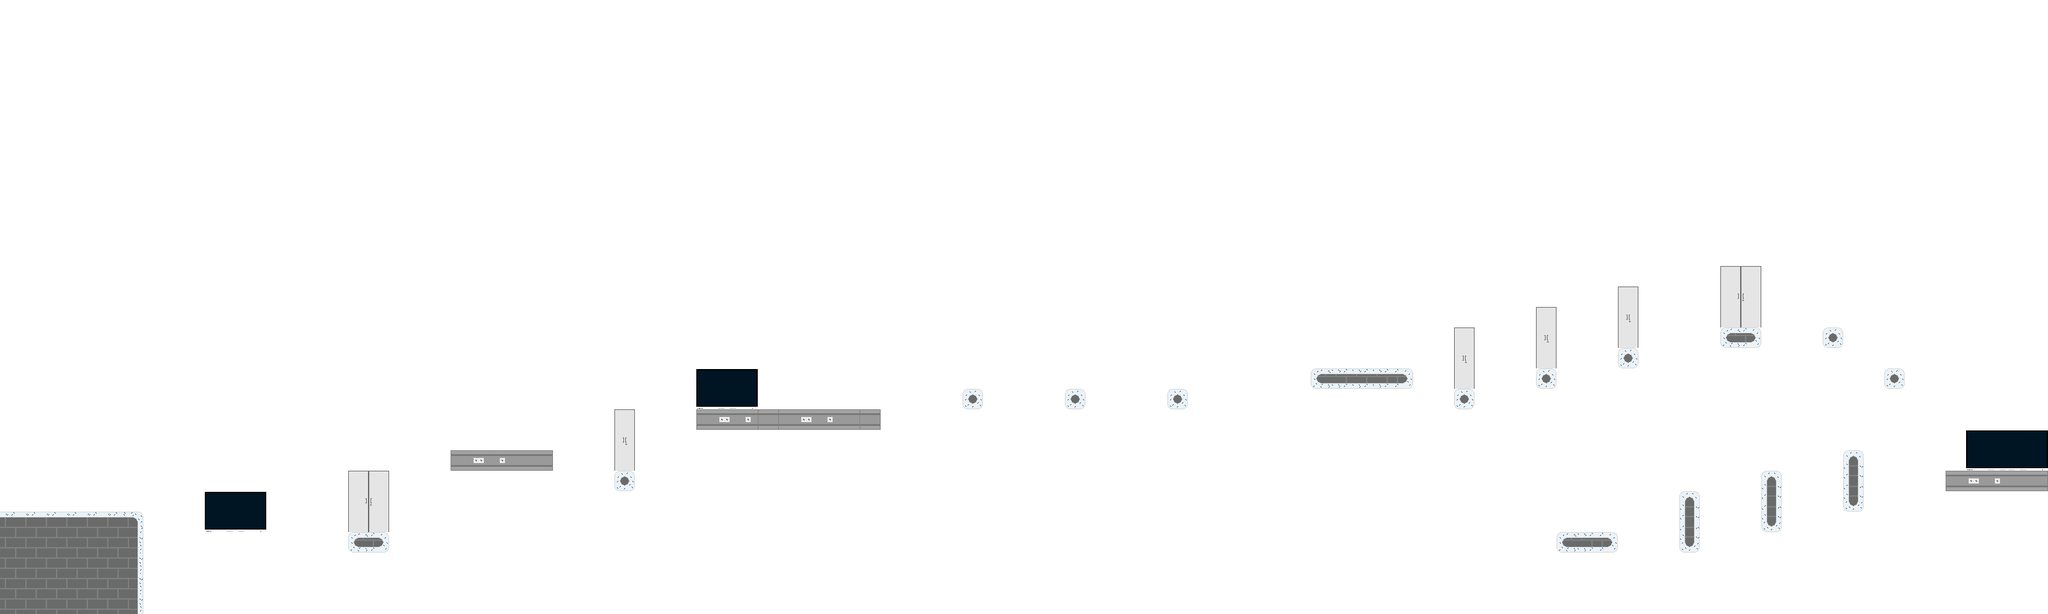

A 2D game scene composited from a Tiled map and its tileset images. What follows is a short description and the map's XML, with every tile layer's data as written:
An orthogonal 100x30 tile map with 32x32 px tiles, 1 tile layer (Terrain), 1 image layer.

<map version="1.10" tiledversion="1.11.0" orientation="orthogonal" renderorder="right-down" width="100" height="30" tilewidth="32" tileheight="32" infinite="0" nextlayerid="3" nextobjectid="1">
 <tileset firstgid="1" source="../tsx/labs_tiles.tsx" />
 <imagelayer id="2" name="Image Layer 1">
  <image source="../../graphics/Background/normal background.png" width="3200" height="960" />
 </imagelayer>
 <layer id="1" name="Terrain" width="100" height="30">
  <data encoding="csv">
0,0,0,0,0,0,0,0,0,0,0,0,0,0,0,0,0,0,0,0,0,0,0,0,0,0,0,0,0,0,0,0,0,0,0,0,0,0,0,0,0,0,0,0,0,0,0,0,0,0,0,0,0,0,0,0,0,0,0,0,0,0,0,0,0,0,0,0,0,0,0,0,0,0,0,0,0,0,0,0,0,0,0,0,0,0,0,0,0,0,0,0,0,0,0,0,0,0,0,0,
0,0,0,0,0,0,0,0,0,0,0,0,0,0,0,0,0,0,0,0,0,0,0,0,0,0,0,0,0,0,0,0,0,0,0,0,0,0,0,0,0,0,0,0,0,0,0,0,0,0,0,0,0,0,0,0,0,0,0,0,0,0,0,0,0,0,0,0,0,0,0,0,0,0,0,0,0,0,0,0,0,0,0,0,0,0,0,0,0,0,0,0,0,0,0,0,0,0,0,0,
0,0,0,0,0,0,0,0,0,0,0,0,0,0,0,0,0,0,0,0,0,0,0,0,0,0,0,0,0,0,0,0,0,0,0,0,0,0,0,0,0,0,0,0,0,0,0,0,0,0,0,0,0,0,0,0,0,0,0,0,0,0,0,0,0,0,0,0,0,0,0,0,0,0,0,0,0,0,0,0,0,0,0,0,0,0,0,0,0,0,0,0,0,0,0,0,0,0,0,0,
0,0,0,0,0,0,0,0,0,0,0,0,0,0,0,0,0,0,0,0,0,0,0,0,0,0,0,0,0,0,0,0,0,0,0,0,0,0,0,0,0,0,0,0,0,0,0,0,0,0,0,0,0,0,0,0,0,0,0,0,0,0,0,0,0,0,0,0,0,0,0,0,0,0,0,0,0,0,0,0,0,0,0,0,0,0,0,0,0,0,0,0,0,0,0,0,0,0,0,0,
0,0,0,0,0,0,0,0,0,0,0,0,0,0,0,0,0,0,0,0,0,0,0,0,0,0,0,0,0,0,0,0,0,0,0,0,0,0,0,0,0,0,0,0,0,0,0,0,0,0,0,0,0,0,0,0,0,0,0,0,0,0,0,0,0,0,0,0,0,0,0,0,0,0,0,0,0,0,0,0,0,0,0,0,0,0,0,0,0,0,0,0,0,0,0,0,0,0,0,0,
0,0,0,0,0,0,0,0,0,0,0,0,0,0,0,0,0,0,0,0,0,0,0,0,0,0,0,0,0,0,0,0,0,0,0,0,0,0,0,0,0,0,0,0,0,0,0,0,0,0,0,0,0,0,0,0,0,0,0,0,0,0,0,0,0,0,0,0,0,0,0,0,0,0,0,0,0,0,0,0,0,0,0,0,0,0,0,0,0,0,0,0,0,0,0,0,0,0,0,0,
0,0,0,0,0,0,0,0,0,0,0,0,0,0,0,0,0,0,0,0,0,0,0,0,0,0,0,0,0,0,0,0,0,0,0,0,0,0,0,0,0,0,0,0,0,0,0,0,0,0,0,0,0,0,0,0,0,0,0,0,0,0,0,0,0,0,0,0,0,0,0,0,0,0,0,0,0,0,0,0,0,0,0,0,0,0,0,0,0,0,0,0,0,0,0,0,0,0,0,0,
0,0,0,0,0,0,0,0,0,0,0,0,0,0,0,0,0,0,0,0,0,0,0,0,0,0,0,0,0,0,0,0,0,0,0,0,0,0,0,0,0,0,0,0,0,0,0,0,0,0,0,0,0,0,0,0,0,0,0,0,0,0,0,0,0,0,0,0,0,0,0,0,0,0,0,0,0,0,0,0,0,0,0,0,0,0,0,0,0,0,0,0,0,0,0,0,0,0,0,0,
0,0,0,0,0,0,0,0,0,0,0,0,0,0,0,0,0,0,0,0,0,0,0,0,0,0,0,0,0,0,0,0,0,0,0,0,0,0,0,0,0,0,0,0,0,0,0,0,0,0,0,0,0,0,0,0,0,0,0,0,0,0,0,0,0,0,0,0,0,0,0,0,0,0,0,0,0,0,0,0,0,0,0,0,0,0,0,0,0,0,0,0,0,0,0,0,0,0,0,0,
0,0,0,0,0,0,0,0,0,0,0,0,0,0,0,0,0,0,0,0,0,0,0,0,0,0,0,0,0,0,0,0,0,0,0,0,0,0,0,0,0,0,0,0,0,0,0,0,0,0,0,0,0,0,0,0,0,0,0,0,0,0,0,0,0,0,0,0,0,0,0,0,0,0,0,0,0,0,0,0,0,0,0,0,0,0,0,0,0,0,0,0,0,0,0,0,0,0,0,0,
0,0,0,0,0,0,0,0,0,0,0,0,0,0,0,0,0,0,0,0,0,0,0,0,0,0,0,0,0,0,0,0,0,0,0,0,0,0,0,0,0,0,0,0,0,0,0,0,0,0,0,0,0,0,0,0,0,0,0,0,0,0,0,0,0,0,0,0,0,0,0,0,0,0,0,0,0,0,0,0,0,0,0,0,0,0,0,0,0,0,0,0,0,0,0,0,0,0,0,0,
0,0,0,0,0,0,0,0,0,0,0,0,0,0,0,0,0,0,0,0,0,0,0,0,0,0,0,0,0,0,0,0,0,0,0,0,0,0,0,0,0,0,0,0,0,0,0,0,0,0,0,0,0,0,0,0,0,0,0,0,0,0,0,0,0,0,0,0,0,0,0,0,0,0,0,0,0,0,0,0,0,0,0,0,0,0,0,0,0,0,0,0,0,0,0,0,0,0,0,0,
0,0,0,0,0,0,0,0,0,0,0,0,0,0,0,0,0,0,0,0,0,0,0,0,0,0,0,0,0,0,0,0,0,0,0,0,0,0,0,0,0,0,0,0,0,0,0,0,0,0,0,0,0,0,0,0,0,0,0,0,0,0,0,0,0,0,0,0,0,0,0,0,0,0,0,0,0,0,0,0,0,0,0,0,0,0,0,0,0,0,0,0,0,0,0,0,0,0,0,0,
0,0,0,0,0,0,0,0,0,0,0,0,0,0,0,0,0,0,0,0,0,0,0,0,0,0,0,0,0,0,0,0,0,0,0,0,0,0,0,0,0,0,0,0,0,0,0,0,0,0,0,0,0,0,0,0,0,0,0,0,0,0,0,0,0,0,0,0,0,0,0,0,0,0,0,0,0,0,0,0,0,0,0,0,15,15,0,0,0,0,0,0,0,0,0,0,0,0,0,0,
0,0,0,0,0,0,0,0,0,0,0,0,0,0,0,0,0,0,0,0,0,0,0,0,0,0,0,0,0,0,0,0,0,0,0,0,0,0,0,0,0,0,0,0,0,0,0,0,0,0,0,0,0,0,0,0,0,0,0,0,0,0,0,0,0,0,0,0,0,0,0,0,0,0,0,0,0,0,0,15,0,0,0,0,41,42,0,0,0,0,0,0,0,0,0,0,0,0,0,0,
0,0,0,0,0,0,0,0,0,0,0,0,0,0,0,0,0,0,0,0,0,0,0,0,0,0,0,0,0,0,0,0,0,0,0,0,0,0,0,0,0,0,0,0,0,0,0,0,0,0,0,0,0,0,0,0,0,0,0,0,0,0,0,0,0,0,0,0,0,0,0,0,0,0,0,15,0,0,0,24,0,0,0,0,33,33,0,0,0,0,0,0,0,0,0,0,0,0,0,0,
0,0,0,0,0,0,0,0,0,0,0,0,0,0,0,0,0,0,0,0,0,0,0,0,0,0,0,0,0,0,0,0,0,0,0,0,0,0,0,0,0,0,0,0,0,0,0,0,0,0,0,0,0,0,0,0,0,0,0,0,0,0,0,0,0,0,0,0,0,0,0,15,0,0,0,24,0,0,0,33,0,0,0,0,39,40,0,0,0,31,0,0,0,0,0,0,0,0,0,0,
0,0,0,0,0,0,0,0,0,0,0,0,0,0,0,0,0,0,0,0,0,0,0,0,0,0,0,0,0,0,0,0,0,0,0,0,0,0,0,0,0,0,0,0,0,0,0,0,0,0,0,0,0,0,0,0,0,0,0,0,0,0,0,0,0,0,0,0,0,0,0,24,0,0,0,33,0,0,0,31,0,0,0,0,0,0,0,0,0,0,0,0,0,0,0,0,0,0,0,0,
0,0,0,0,0,0,0,0,0,0,0,0,0,0,0,0,0,0,0,0,0,0,0,0,0,0,0,0,0,0,0,0,0,0,7,8,9,0,0,0,0,0,0,0,0,0,0,0,0,0,0,0,0,0,0,0,0,0,0,0,0,0,0,0,39,6,6,6,40,0,0,33,0,0,0,31,0,0,0,0,0,0,0,0,0,0,0,0,0,0,0,0,31,0,0,0,0,0,0,0,
0,0,0,0,0,0,0,0,0,0,0,0,0,0,0,0,0,0,0,0,0,0,0,0,0,0,0,0,0,0,0,0,0,0,16,17,18,0,0,0,0,0,0,0,0,0,0,31,0,0,0,0,31,0,0,0,0,31,0,0,0,0,0,0,0,0,0,0,0,0,0,31,0,0,0,0,0,0,0,0,0,0,0,0,0,0,0,0,0,0,0,0,0,0,0,0,0,0,0,0,
0,0,0,0,0,0,0,0,0,0,0,0,0,0,0,0,0,0,0,0,0,0,0,0,0,0,0,0,0,0,15,0,0,0,1,2,3,1,1,2,3,5,5,0,0,0,0,0,0,0,0,0,0,0,0,0,0,0,0,0,0,0,0,0,0,0,0,0,0,0,0,0,0,0,0,0,0,0,0,0,0,0,0,0,0,0,0,0,0,0,0,0,0,0,0,0,0,0,0,0,
0,0,0,0,0,0,0,0,0,0,0,0,0,0,0,0,0,0,0,0,0,0,0,0,0,0,0,0,0,0,24,0,0,0,0,0,0,0,0,0,0,0,0,0,0,0,0,0,0,0,0,0,0,0,0,0,0,0,0,0,0,0,0,0,0,0,0,0,0,0,0,0,0,0,0,0,0,0,0,0,0,0,0,0,0,0,0,0,0,0,0,0,0,0,0,0,7,8,8,9,
0,0,0,0,0,0,0,0,0,0,0,0,0,0,0,0,0,0,0,0,0,0,1,2,3,4,5,0,0,0,33,0,0,0,0,0,0,0,0,0,0,0,0,0,0,0,0,0,0,0,0,0,0,0,0,0,0,0,0,0,0,0,0,0,0,0,0,0,0,0,0,0,0,0,0,0,0,0,0,0,0,0,0,0,0,0,0,0,0,0,37,0,0,0,0,0,16,17,17,18,
0,0,0,0,0,0,0,0,0,0,0,0,0,0,0,0,0,15,15,0,0,0,0,0,0,0,0,0,0,0,31,0,0,0,0,0,0,0,0,0,0,0,0,0,0,0,0,0,0,0,0,0,0,0,0,0,0,0,0,0,0,0,0,0,0,0,0,0,0,0,0,0,0,0,0,0,0,0,0,0,0,0,0,0,0,0,37,0,0,0,32,0,0,0,0,1,2,3,4,5,
0,0,0,0,0,0,0,0,0,0,7,8,9,0,0,0,0,41,42,0,0,0,0,0,0,0,0,0,0,0,0,0,0,0,0,0,0,0,0,0,0,0,0,0,0,0,0,0,0,0,0,0,0,0,0,0,0,0,0,0,0,0,0,0,0,0,0,0,0,0,0,0,0,0,0,0,0,0,0,0,0,0,37,0,0,0,32,0,0,0,38,0,0,0,0,0,0,0,0,0,
11,11,11,11,11,11,12,0,0,0,16,17,18,0,0,0,0,33,33,0,0,0,0,0,0,0,0,0,0,0,0,0,0,0,0,0,0,0,0,0,0,0,0,0,0,0,0,0,0,0,0,0,0,0,0,0,0,0,0,0,0,0,0,0,0,0,0,0,0,0,0,0,0,0,0,0,0,0,0,0,0,0,32,0,0,0,38,0,0,0,0,0,0,0,0,0,0,0,0,0,
20,20,20,20,20,20,21,0,0,0,0,0,0,0,0,0,0,39,40,0,0,0,0,0,0,0,0,0,0,0,0,0,0,0,0,0,0,0,0,0,0,0,0,0,0,0,0,0,0,0,0,0,0,0,0,0,0,0,0,0,0,0,0,0,0,0,0,0,0,0,0,0,0,0,0,0,39,6,40,0,0,0,38,0,0,0,0,0,0,0,0,0,0,0,0,0,0,0,0,0,
20,20,20,20,20,20,21,0,0,0,0,0,0,0,0,0,0,0,0,0,0,0,0,0,0,0,0,0,0,0,0,0,0,0,0,0,0,0,0,0,0,0,0,0,0,0,0,0,0,0,0,0,0,0,0,0,0,0,0,0,0,0,0,0,0,0,0,0,0,0,0,0,0,0,0,0,0,0,0,0,0,0,0,0,0,0,0,0,0,0,0,0,0,0,0,0,0,0,0,0,
20,20,20,20,20,20,21,0,0,0,0,0,0,0,0,0,0,0,0,0,0,0,0,0,0,0,0,0,0,0,0,0,0,0,0,0,0,0,0,0,0,0,0,0,0,0,0,0,0,0,0,0,0,0,0,0,0,0,0,0,0,0,0,0,0,0,0,0,0,0,0,0,0,0,0,0,0,0,0,0,0,0,0,0,0,0,0,0,0,0,0,0,0,0,0,0,0,0,0,0,
20,20,20,20,20,20,21,0,0,0,0,0,0,0,0,0,0,0,0,0,0,0,0,0,0,0,0,0,0,0,0,0,0,0,0,0,0,0,0,0,0,0,0,0,0,0,0,0,0,0,0,0,0,0,0,0,0,0,0,0,0,0,0,0,0,0,0,0,0,0,0,0,0,0,0,0,0,0,0,0,0,0,0,0,0,0,0,0,0,0,0,0,0,0,0,0,0,0,0,0
</data>
 </layer>
</map>
